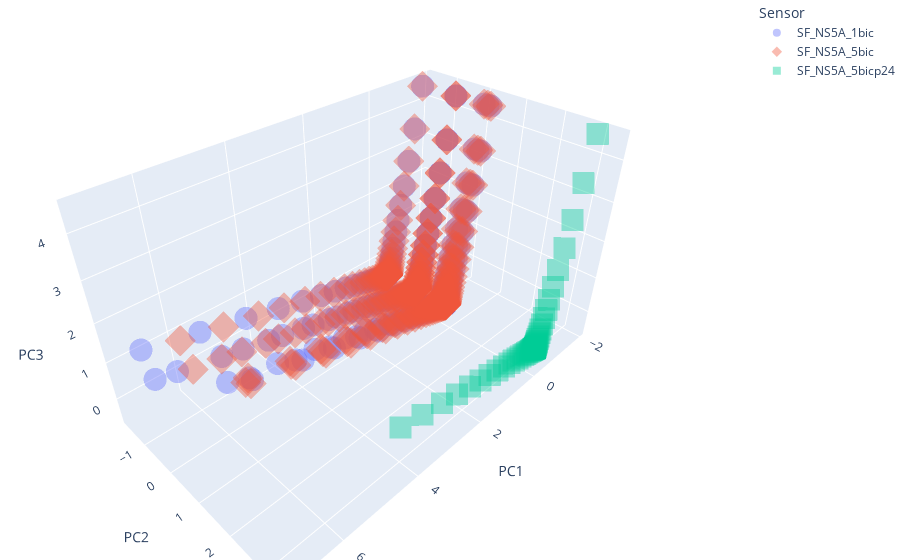

Notebook cell for this chart:
### Code cell
# 4.1 Customize 3D Scatter Plot

fig = px.scatter_3d(df_scores, x='PC1', y='PC2', z='PC3', color='Sensor', symbol='Sensor', opacity=0.4)

# tight layout
fig.update_layout(margin=dict(l=0, r=0, b=0, t=0)) # left, right, bottom, top with zero margin

fig.show()

# https://plotly.com/python/templates/
# fig.update_layout(template='plotly_white')
# plotly, plotly_white, plotly_dark, ggplot2, seaborn, simple_white, none

### Figure 1 — Plotly figure (JSON) as saved in the notebook; plotly's stock layout.template omitted (floating-point values rounded to 4 significant figures; data arrays with more than 128 entries replaced by an {"elided": "..."} marker saying what was removed)
{"data": [{"hovertemplate": "Sensor=SF_NS5A_1bic<br>PC1=%{x}<br>PC2=%{y}<br>PC3=%{z}<extra></extra>", "legendgroup": "SF_NS5A_1bic", "marker": {"color": "#636efa", "opacity": 0.4, "symbol": "circle"}, "mode": "markers", "name": "SF_NS5A_1bic", "scene": "scene", "showlegend": true, "type": "scatter3d", "x": {"elided": "366 float values"}, "y": {"elided": "366 float values"}, "z": {"elided": "366 float values"}}, {"hovertemplate": "Sensor=SF_NS5A_5bic<br>PC1=%{x}<br>PC2=%{y}<br>PC3=%{z}<extra></extra>", "legendgroup": "SF_NS5A_5bic", "marker": {"color": "#EF553B", "opacity": 0.4, "symbol": "diamond"}, "mode": "markers", "name": "SF_NS5A_5bic", "scene": "scene", "showlegend": true, "type": "scatter3d", "x": {"elided": "366 float values"}, "y": {"elided": "366 float values"}, "z": {"elided": "366 float values"}}, {"hovertemplate": "Sensor=SF_NS5A_5bicp24<br>PC1=%{x}<br>PC2=%{y}<br>PC3=%{z}<extra></extra>", "legendgroup": "SF_NS5A_5bicp24", "marker": {"color": "#00cc96", "opacity": 0.4, "symbol": "square"}, "mode": "markers", "name": "SF_NS5A_5bicp24", "scene": "scene", "showlegend": true, "type": "scatter3d", "x": [-1.867, -1.602, -1.392, -1.225, -1.092, -0.9861, -0.9023, -0.8366, -0.7824, -0.741, -0.7074, -0.6808, -0.6597, -0.6428, -0.6294, -0.6187, -0.6102, -0.6035, -0.5979, -0.5935, -0.5899, -0.5868, -0.5843, -0.582, -0.58, -0.578, -0.5761, -0.574, -0.5717, -0.5691, -0.5659, -0.5621, -0.5575, -0.5518, -0.5447, -0.5363, -0.5256, -0.5125, -0.496, -0.4757, -0.4509, -0.42, -0.3826, -0.3367, -0.2812, -0.2136, -0.1315, -0.03392, 0.08475, 0.2265, 0.3934, 0.5896, 0.8211, 1.09, 1.4, 1.762, 2.16, 2.626, 3.137, 3.756, 4.394], "y": [2.946, 2.977, 3.002, 3.021, 3.037, 3.049, 3.059, 3.066, 3.073, 3.078, 3.081, 3.085, 3.087, 3.089, 3.091, 3.092, 3.093, 3.094, 3.094, 3.095, 3.095, 3.095, 3.096, 3.096, 3.096, 3.096, 3.096, 3.096, 3.096, 3.097, 3.097, 3.097, 3.097, 3.097, 3.097, 3.098, 3.098, 3.098, 3.099, 3.1, 3.101, 3.102, 3.104, 3.105, 3.108, 3.111, 3.114, 3.119, 3.125, 3.131, 3.139, 3.149, 3.161, 3.174, 3.19, 3.209, 3.229, 3.252, 3.278, 3.309, 3.341], "z": [4.504, 3.482, 2.674, 2.03, 1.519, 1.112, 0.79, 0.5371, 0.3289, 0.1702, 0.04134, -0.06077, -0.1416, -0.206, -0.257, -0.2977, -0.3299, -0.3551, -0.3759, -0.3917, -0.4045, -0.4146, -0.4226, -0.4289, -0.4338, -0.4376, -0.4406, -0.4427, -0.4444, -0.4454, -0.4459, -0.446, -0.4457, -0.4449, -0.4436, -0.4419, -0.4395, -0.4363, -0.4322, -0.4271, -0.4207, -0.4127, -0.403, -0.391, -0.3765, -0.3587, -0.3371, -0.3114, -0.28, -0.2425, -0.1983, -0.1464, -0.08494, -0.01356, 0.06878, 0.1649, 0.2705, 0.3942, 0.5299, 0.6941, 0.8632]}], "layout": {"legend": {"title": {"text": "Sensor"}, "tracegroupgap": 0}, "margin": {"b": 0, "l": 0, "r": 0, "t": 0}, "scene": {"domain": {"x": [0, 1], "y": [0, 1]}, "xaxis": {"title": {"text": "PC1"}}, "yaxis": {"title": {"text": "PC2"}}, "zaxis": {"title": {"text": "PC3"}}}}}
